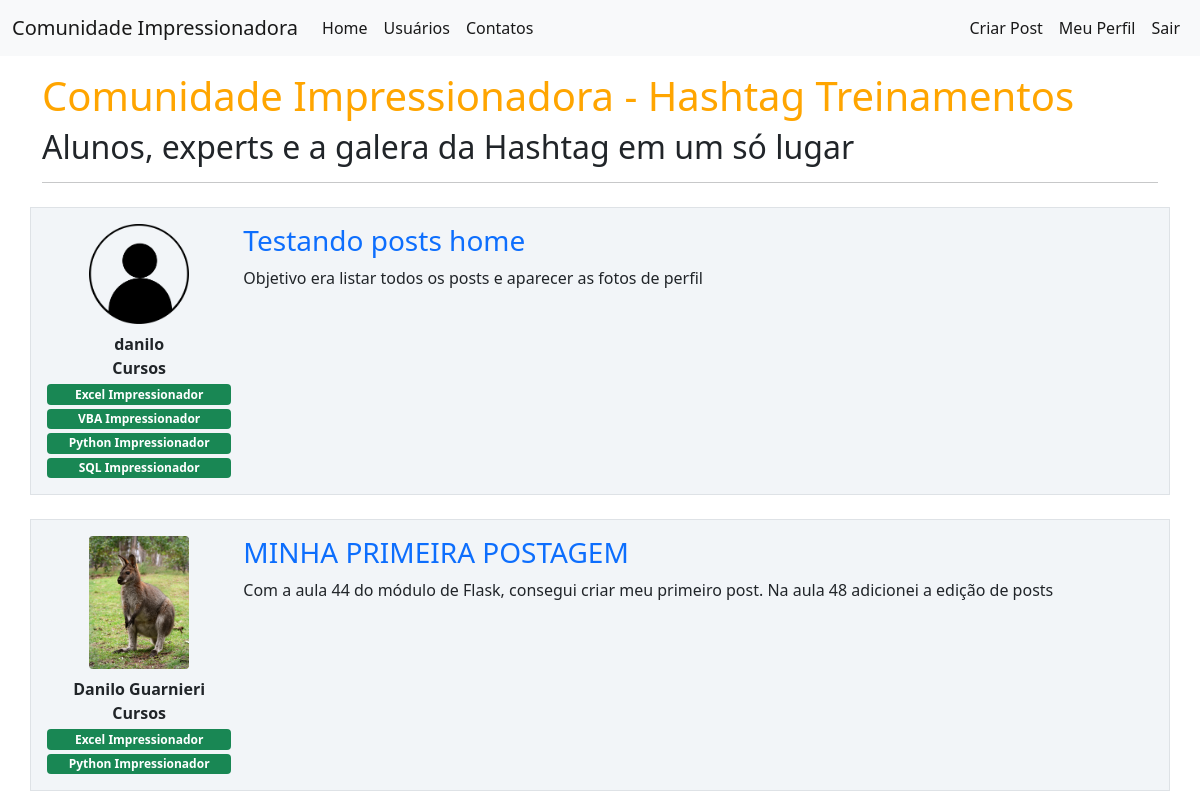
/ (signed in), run on the app's committed database.
### comunidadeimpressionadora/models.py (models this page shows, shortened)
class Post(database.Model):
    id = database.Column(database.Integer, primary_key=True)
    titulo = database.Column(database.String, nullable=False)
    corpo = database.Column(database.Text, nullable=False)
    data_criacao = database.Column(database.DateTime(timezone=True),nullable=False,default=lambda: datetime.now(timezone.utc))
    id_usuario = database.Column(database.Integer, database.ForeignKey('usuario.id'), nullable=False)

class Usuario(database.Model, UserMixin):
    id = database.Column(database.Integer, primary_key=True)
    username = database.Column(database.String, nullable=False)
    email = database.Column(database.String, nullable=False, unique=True)
    senha = database.Column(database.String, nullable=False)
    foto_perfil = database.Column(database.String, default='default.jpg')
    posts = database.relationship('Post', backref='autor', lazy=True)
    cursos = database.Column(database.String, nullable=False, default='Não Informado')

### comunidadeimpressionadora/routes.py (the view)
@app.route('/')
def home():
    posts = Post.query.order_by(Post.id.desc())
    return render_template('home.html', posts=posts)

### comunidadeimpressionadora/models.py (called while the page is built)
@login_manager.user_loader
def load_usuario(id_usuario):
    return Usuario.query.get(int(id_usuario))

### comunidadeimpressionadora/templates/home.html
{% extends "base.html" %}
{% block body %}
   <div class="container mt-3">
     <h1 style="color: orange">Comunidade Impressionadora - Hashtag Treinamentos</h1>
     <h2>Alunos, experts e a galera da Hashtag em um só lugar</h2>
     <hr>
     {% for post in posts %}
        <div class="row border mt-4 p-3 meupost">
          <div class="col col-2">
            <div class="text-center">
                <img src="{{ url_for('static', filename='fotos_perfil/{}'.format(post.autor.foto_perfil)) }}"
                    class="rounded img-fluid mb-2" width="100">
                <div class="fw-bold">
                    {{ post.autor.username }}
                </div>
                <div class="row justify-content-center">
                      <strong>Cursos</strong><br>
                      {% for curso in post.autor.cursos.split(';') %}
                          {% if not ';' in post.autor.cursos %}
                            <button type="button" class="btn mt-2" disabled>Sem Cursos Cadastrados</button>
                          {% else %}
                         <span class="badge bg-success mt-1 w-100 text-wrap">{{curso}}</span>
                          {% endif %}
                      {% endfor %}
                </div>
            </div>
          </div>
          <div class="col col-10">
           <a style="text-decoration: none" href="{{ url_for('exibir_post', post_id=post.id) }}"> <h3>{{ post.titulo }}</h3></a>
            <p> {{ post.corpo }}<p>
          </div>
        </div>
     {% endfor %}
   </div>
{% endblock %}

### comunidadeimpressionadora/static/styles.css (style rules this page uses)
.meupost { background: #f2f5f8; }

### data on the page
Post: foto_perfil (placeholder picture), autor.username "danilo", curso "Excel Impressionador" "VBA Impressionador" "Python Impressionador" "SQL Impressionador", titulo "Testando posts home", corpo "Objetivo era listar todos os posts e aparecer as fotos de perfil"
Post: foto_perfil (picture), autor.username "Danilo Guarnieri", curso "Excel Impressionador" "Python Impressionador", titulo "MINHA PRIMEIRA POSTAGEM", corpo "Com a aula 44 do módulo de Flask, consegui criar meu primeiro post. Na aula 48 adicionei a edição de posts"
